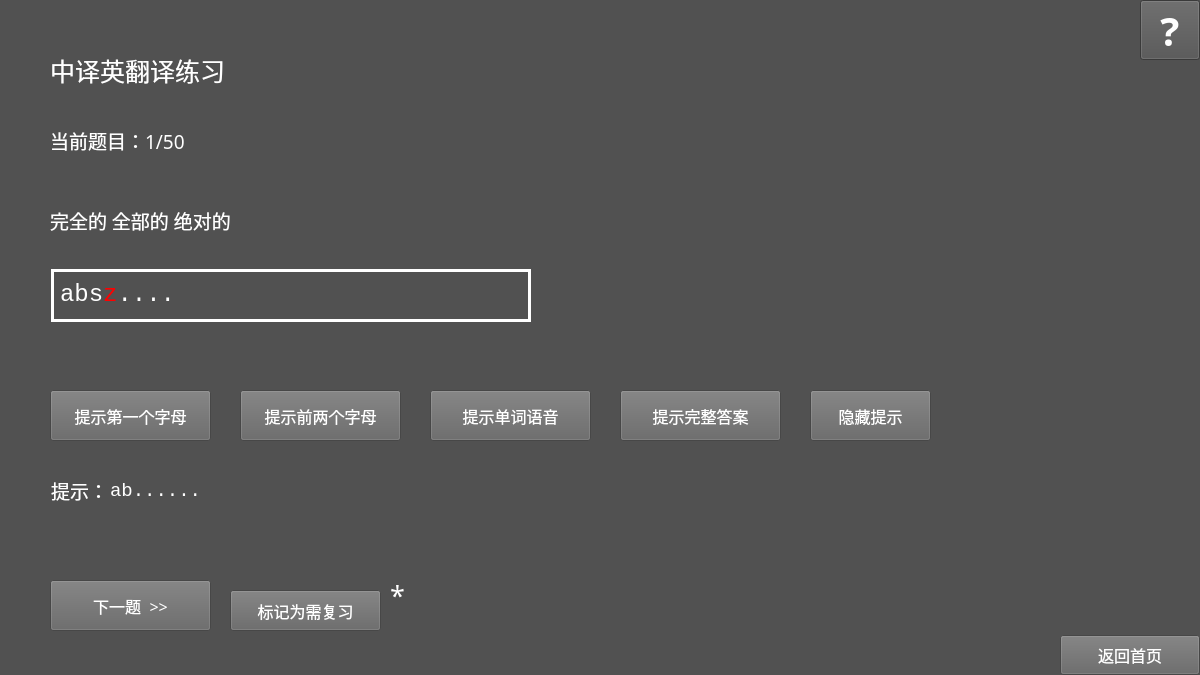
<?xml version="1.0" encoding="UTF-8"?>
<ui version="4.0">
 <class>Spell</class>
 <widget class="QFrame" name="Spell">
  <property name="geometry">
   <rect>
    <x>0</x>
    <y>0</y>
    <width>1200</width>
    <height>675</height>
   </rect>
  </property>
  <property name="windowTitle">
   <string>Frame</string>
  </property>
  <property name="styleSheet">
   <string notr="true">background-color: rgb(81, 81, 81);</string>
  </property>
  <widget class="QPushButton" name="pushButtonNext">
   <property name="geometry">
    <rect>
     <x>50</x>
     <y>580</y>
     <width>161</width>
     <height>51</height>
    </rect>
   </property>
   <property name="font">
    <font>
     <family>等线</family>
     <pointsize>12</pointsize>
    </font>
   </property>
   <property name="focusPolicy">
    <enum>Qt::NoFocus</enum>
   </property>
   <property name="styleSheet">
    <string notr="true">background-color: rgb(100, 100, 100);
color: rgb(255, 255, 255);</string>
   </property>
   <property name="text">
    <string>下一题  &gt;&gt;</string>
   </property>
  </widget>
  <widget class="QLabel" name="labelLocation">
   <property name="geometry">
    <rect>
     <x>50</x>
     <y>120</y>
     <width>191</width>
     <height>41</height>
    </rect>
   </property>
   <property name="font">
    <font>
     <family>等线</family>
     <pointsize>14</pointsize>
    </font>
   </property>
   <property name="styleSheet">
    <string notr="true">color: rgb(255, 255, 255);</string>
   </property>
   <property name="text">
    <string>当前题目：1/50</string>
   </property>
  </widget>
  <widget class="QPushButton" name="pushButtonExit">
   <property name="geometry">
    <rect>
     <x>1060</x>
     <y>635</y>
     <width>140</width>
     <height>40</height>
    </rect>
   </property>
   <property name="font">
    <font>
     <family>等线</family>
     <pointsize>12</pointsize>
    </font>
   </property>
   <property name="focusPolicy">
    <enum>Qt::NoFocus</enum>
   </property>
   <property name="styleSheet">
    <string notr="true">background-color: rgb(100, 100, 100);
color: rgb(255, 255, 255);</string>
   </property>
   <property name="text">
    <string>返回首页</string>
   </property>
  </widget>
  <widget class="QLabel" name="labelTitle">
   <property name="geometry">
    <rect>
     <x>50</x>
     <y>40</y>
     <width>471</width>
     <height>61</height>
    </rect>
   </property>
   <property name="font">
    <font>
     <family>等线</family>
     <pointsize>19</pointsize>
    </font>
   </property>
   <property name="styleSheet">
    <string notr="true">color: rgb(255, 255, 255);</string>
   </property>
   <property name="text">
    <string>中译英翻译练习</string>
   </property>
  </widget>
  <widget class="QLabel" name="labelQuestion">
   <property name="geometry">
    <rect>
     <x>50</x>
     <y>200</y>
     <width>521</width>
     <height>41</height>
    </rect>
   </property>
   <property name="font">
    <font>
     <family>等线</family>
     <pointsize>14</pointsize>
    </font>
   </property>
   <property name="styleSheet">
    <string notr="true">color: rgb(255, 255, 255);</string>
   </property>
   <property name="text">
    <string>完全的 全部的 绝对的</string>
   </property>
   <property name="textFormat">
    <enum>Qt::AutoText</enum>
   </property>
  </widget>
  <widget class="QLabel" name="labelInput">
   <property name="geometry">
    <rect>
     <x>60</x>
     <y>275</y>
     <width>461</width>
     <height>41</height>
    </rect>
   </property>
   <property name="font">
    <font>
     <family>Consolas</family>
     <pointsize>18</pointsize>
    </font>
   </property>
   <property name="styleSheet">
    <string notr="true">color: rgb(255, 255, 255);</string>
   </property>
   <property name="text">
    <string>&lt;html&gt;&lt;head/&gt;&lt;body&gt;&lt;p&gt;abs&lt;span style=&quot; color:#ff0000;&quot;&gt;z&lt;/span&gt;&lt;span style=&quot; color:#ffffff;&quot;&gt;....&lt;/span&gt;&lt;/p&gt;&lt;/body&gt;&lt;/html&gt;</string>
   </property>
   <property name="textFormat">
    <enum>Qt::AutoText</enum>
   </property>
  </widget>
  <widget class="Line" name="line1">
   <property name="geometry">
    <rect>
     <x>51</x>
     <y>260</y>
     <width>480</width>
     <height>21</height>
    </rect>
   </property>
   <property name="styleSheet">
    <string notr="true">color: rgb(255, 255, 255);</string>
   </property>
   <property name="frameShadow">
    <enum>QFrame::Plain</enum>
   </property>
   <property name="lineWidth">
    <number>3</number>
   </property>
   <property name="orientation">
    <enum>Qt::Horizontal</enum>
   </property>
  </widget>
  <widget class="Line" name="line2">
   <property name="geometry">
    <rect>
     <x>51</x>
     <y>310</y>
     <width>480</width>
     <height>21</height>
    </rect>
   </property>
   <property name="styleSheet">
    <string notr="true">color: rgb(255, 255, 255);</string>
   </property>
   <property name="frameShadow">
    <enum>QFrame::Plain</enum>
   </property>
   <property name="lineWidth">
    <number>3</number>
   </property>
   <property name="orientation">
    <enum>Qt::Horizontal</enum>
   </property>
  </widget>
  <widget class="Line" name="line3">
   <property name="geometry">
    <rect>
     <x>51</x>
     <y>270</y>
     <width>3</width>
     <height>50</height>
    </rect>
   </property>
   <property name="styleSheet">
    <string notr="true">color: rgb(255, 255, 255);</string>
   </property>
   <property name="frameShadow">
    <enum>QFrame::Plain</enum>
   </property>
   <property name="lineWidth">
    <number>3</number>
   </property>
   <property name="orientation">
    <enum>Qt::Vertical</enum>
   </property>
  </widget>
  <widget class="Line" name="line4">
   <property name="geometry">
    <rect>
     <x>528</x>
     <y>270</y>
     <width>3</width>
     <height>50</height>
    </rect>
   </property>
   <property name="styleSheet">
    <string notr="true">color: rgb(255, 255, 255);</string>
   </property>
   <property name="frameShadow">
    <enum>QFrame::Plain</enum>
   </property>
   <property name="lineWidth">
    <number>3</number>
   </property>
   <property name="orientation">
    <enum>Qt::Vertical</enum>
   </property>
  </widget>
  <widget class="QPushButton" name="pushButtonTip1">
   <property name="geometry">
    <rect>
     <x>50</x>
     <y>390</y>
     <width>161</width>
     <height>51</height>
    </rect>
   </property>
   <property name="font">
    <font>
     <family>等线</family>
     <pointsize>12</pointsize>
    </font>
   </property>
   <property name="focusPolicy">
    <enum>Qt::NoFocus</enum>
   </property>
   <property name="styleSheet">
    <string notr="true">background-color: rgb(100, 100, 100);
color: rgb(255, 255, 255);</string>
   </property>
   <property name="text">
    <string>提示第一个字母</string>
   </property>
  </widget>
  <widget class="QPushButton" name="pushButtonTip2">
   <property name="geometry">
    <rect>
     <x>240</x>
     <y>390</y>
     <width>161</width>
     <height>51</height>
    </rect>
   </property>
   <property name="font">
    <font>
     <family>等线</family>
     <pointsize>12</pointsize>
    </font>
   </property>
   <property name="focusPolicy">
    <enum>Qt::NoFocus</enum>
   </property>
   <property name="styleSheet">
    <string notr="true">background-color: rgb(100, 100, 100);
color: rgb(255, 255, 255);</string>
   </property>
   <property name="text">
    <string>提示前两个字母</string>
   </property>
  </widget>
  <widget class="QPushButton" name="pushButtonTipA">
   <property name="geometry">
    <rect>
     <x>620</x>
     <y>390</y>
     <width>161</width>
     <height>51</height>
    </rect>
   </property>
   <property name="font">
    <font>
     <family>等线</family>
     <pointsize>12</pointsize>
    </font>
   </property>
   <property name="focusPolicy">
    <enum>Qt::NoFocus</enum>
   </property>
   <property name="styleSheet">
    <string notr="true">background-color: rgb(100, 100, 100);
color: rgb(255, 255, 255);</string>
   </property>
   <property name="text">
    <string>提示完整答案</string>
   </property>
  </widget>
  <widget class="QLabel" name="labelTips">
   <property name="geometry">
    <rect>
     <x>51</x>
     <y>470</y>
     <width>51</width>
     <height>41</height>
    </rect>
   </property>
   <property name="font">
    <font>
     <family>等线</family>
     <pointsize>14</pointsize>
    </font>
   </property>
   <property name="styleSheet">
    <string notr="true">color: rgb(255, 255, 255);</string>
   </property>
   <property name="text">
    <string>提示：</string>
   </property>
   <property name="textFormat">
    <enum>Qt::PlainText</enum>
   </property>
  </widget>
  <widget class="QLabel" name="labelTipsContent">
   <property name="geometry">
    <rect>
     <x>110</x>
     <y>470</y>
     <width>461</width>
     <height>41</height>
    </rect>
   </property>
   <property name="font">
    <font>
     <family>Consolas</family>
     <pointsize>14</pointsize>
    </font>
   </property>
   <property name="styleSheet">
    <string notr="true">color: rgb(255, 255, 255);</string>
   </property>
   <property name="text">
    <string>ab......</string>
   </property>
   <property name="textFormat">
    <enum>Qt::PlainText</enum>
   </property>
  </widget>
  <widget class="QPushButton" name="pushButtonTipHide">
   <property name="geometry">
    <rect>
     <x>810</x>
     <y>390</y>
     <width>121</width>
     <height>51</height>
    </rect>
   </property>
   <property name="font">
    <font>
     <family>等线</family>
     <pointsize>12</pointsize>
    </font>
   </property>
   <property name="focusPolicy">
    <enum>Qt::NoFocus</enum>
   </property>
   <property name="styleSheet">
    <string notr="true">background-color: rgb(100, 100, 100);
color: rgb(255, 255, 255);</string>
   </property>
   <property name="text">
    <string>隐藏提示</string>
   </property>
  </widget>
  <widget class="QPushButton" name="pushButtonMark">
   <property name="geometry">
    <rect>
     <x>230</x>
     <y>590</y>
     <width>151</width>
     <height>41</height>
    </rect>
   </property>
   <property name="font">
    <font>
     <family>等线</family>
     <pointsize>12</pointsize>
    </font>
   </property>
   <property name="focusPolicy">
    <enum>Qt::NoFocus</enum>
   </property>
   <property name="styleSheet">
    <string notr="true">background-color: rgb(100, 100, 100);
color: rgb(255, 255, 255);</string>
   </property>
   <property name="text">
    <string>标记为需复习</string>
   </property>
  </widget>
  <widget class="QLabel" name="labelMark">
   <property name="geometry">
    <rect>
     <x>390</x>
     <y>580</y>
     <width>31</width>
     <height>31</height>
    </rect>
   </property>
   <property name="font">
    <font>
     <family>等线</family>
     <pointsize>20</pointsize>
    </font>
   </property>
   <property name="styleSheet">
    <string notr="true">color: rgb(255, 255, 255);</string>
   </property>
   <property name="text">
    <string>*</string>
   </property>
   <property name="textFormat">
    <enum>Qt::AutoText</enum>
   </property>
  </widget>
  <widget class="QPushButton" name="pushButtonTipR">
   <property name="geometry">
    <rect>
     <x>430</x>
     <y>390</y>
     <width>161</width>
     <height>51</height>
    </rect>
   </property>
   <property name="font">
    <font>
     <family>等线</family>
     <pointsize>12</pointsize>
    </font>
   </property>
   <property name="focusPolicy">
    <enum>Qt::NoFocus</enum>
   </property>
   <property name="styleSheet">
    <string notr="true">background-color: rgb(100, 100, 100);
color: rgb(255, 255, 255);</string>
   </property>
   <property name="text">
    <string>提示单词语音</string>
   </property>
  </widget>
  <widget class="QPushButton" name="pushButtonHelp">
   <property name="geometry">
    <rect>
     <x>1140</x>
     <y>0</y>
     <width>60</width>
     <height>60</height>
    </rect>
   </property>
   <property name="font">
    <font>
     <family>微软雅黑</family>
     <pointsize>30</pointsize>
     <weight>75</weight>
     <bold>true</bold>
    </font>
   </property>
   <property name="styleSheet">
    <string notr="true">color: rgb(255, 255, 255);</string>
   </property>
   <property name="text">
    <string>?</string>
   </property>
  </widget>
 </widget>
 <resources/>
 <connections/>
</ui>
